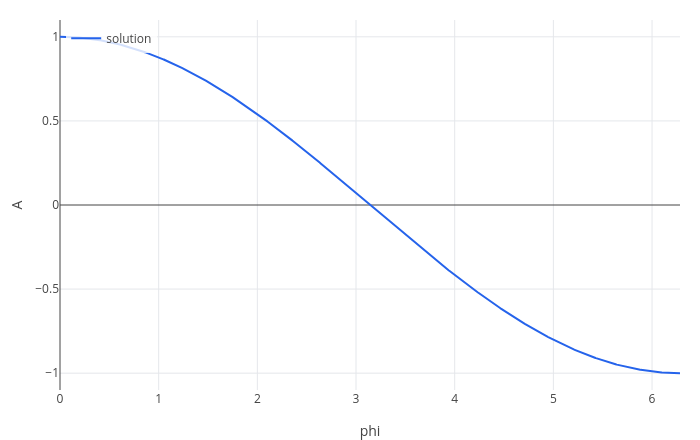

The notebook cell this image was saved under:
### Markdown cell above
The vector comes back pointing **north**: $A = -1$. It was never turned along the way, yet after one loop it is
reversed. The solution is $A = \cos(\phi\cos\theta_0)$, so the vector turns relative to the coordinate grid at rate
$\cos\theta_0$. Here are its components along the way:

### Code cell
odeplot([sin(th)*cos(th)*B, -cos(th)/sin(th)*A, 1], [A B phi], t, [1 0 0], 0, 2*pi, [phi A])

### Figure 1 — Plotly figure (JSON) as saved in the notebook; plotly's stock layout.template omitted (floating-point values rounded to 4 significant figures; data arrays with more than 128 entries replaced by an {"elided": "..."} marker saying what was removed)
{"data": [{"line": {"color": "#2563eb", "width": 2}, "mode": "lines", "name": "solution", "type": "scatter", "x": {"elided": "1431 float values"}, "y": {"elided": "1431 float values"}}], "layout": {"height": 440, "legend": {"bgcolor": "rgba(255,255,255,0.8)", "x": 0.01, "y": 0.99}, "margin": {"b": 50, "l": 60, "r": 20, "t": 20}, "showlegend": true, "title": {"text": ""}, "width": 700, "xaxis": {"title": {"text": "phi"}, "zeroline": true}, "yaxis": {"range": [-1.1, 1.1], "title": {"text": "A"}, "zeroline": true}}}
